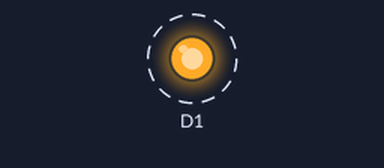
Bench run of a sketch on a simulated ESP8266 (NodeMCU). Parts: output pins drawn as LEDs (lit = HIGH). Dashed ring = blinking.

Above: at 0.5 s.
Timing chart, 0 to 4.6 s (numbered marks = the images above):
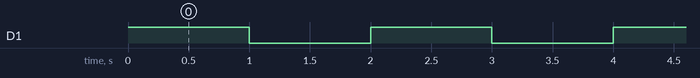

Measured:
- by itself, D1: alternates HIGH for 1.0 s and LOW for 1.0 s

The sketch:

Blinking-an_LED.ino
```cpp
void setup() {
  // initialize digital pin LED_BUILTIN as an output.
  pinMode(D1, OUTPUT);
}

// the loop function runs over and over again forever
void loop() {
  digitalWrite(D1, HIGH);   // turn the LED on (HIGH is the voltage level)
  delay(1000);                       // wait for a second
  digitalWrite(D1, LOW);    // turn the LED off by making the voltage LOW
  delay(1000);                       // wait for a second
}
```
